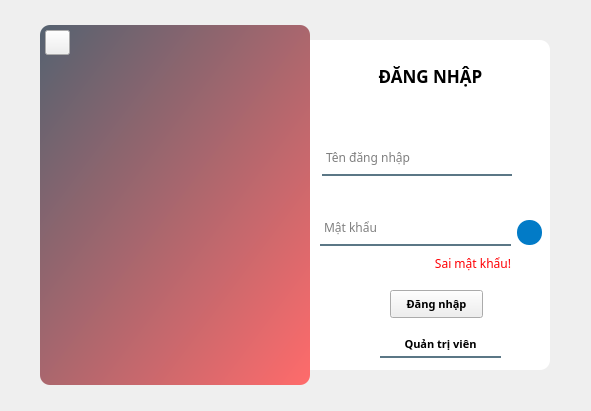
<?xml version="1.0" encoding="UTF-8"?>
<ui version="4.0">
 <class>Login</class>
 <widget class="QMainWindow" name="Login">
  <property name="geometry">
   <rect>
    <x>0</x>
    <y>0</y>
    <width>591</width>
    <height>411</height>
   </rect>
  </property>
  <property name="font">
   <font>
    <family>Cambria</family>
   </font>
  </property>
  <property name="windowTitle">
   <string>MainWindow</string>
  </property>
  <widget class="QWidget" name="login_window">
   <widget class="QWidget" name="window" native="true">
    <property name="geometry">
     <rect>
      <x>0</x>
      <y>0</y>
      <width>591</width>
      <height>411</height>
     </rect>
    </property>
    <property name="cursor">
     <cursorShape>ArrowCursor</cursorShape>
    </property>
    <property name="styleSheet">
     <string notr="true">QPushButton#sign_in_btn{
	background-color: rgba(85, 98, 112, 200);
	color: rgba(255,255,255,200);
	border-radius: 5px;
}

QPushButton#sign_in_btn:pressed{
	padding-left: 5px;
	padding-top: 5px;
	background-color: rgba(255,107,107, 255);
	background-position: calc(100% - 5px)center;
}

QPushButton#sign_in_btn:hover{
	background-color: rgba(255,107,107, 255);
}

</string>
    </property>
    <widget class="QLabel" name="log_side">
     <property name="geometry">
      <rect>
       <x>290</x>
       <y>40</y>
       <width>260</width>
       <height>330</height>
      </rect>
     </property>
     <property name="font">
      <font>
       <family>Cambria</family>
      </font>
     </property>
     <property name="styleSheet">
      <string notr="true">background-color: rgb(255, 255, 255);
border-radius: 10px;</string>
     </property>
     <property name="text">
      <string/>
     </property>
    </widget>
    <widget class="QLabel" name="decor_side">
     <property name="geometry">
      <rect>
       <x>40</x>
       <y>25</y>
       <width>270</width>
       <height>360</height>
      </rect>
     </property>
     <property name="font">
      <font>
       <family>Cambria</family>
      </font>
     </property>
     <property name="styleSheet">
      <string notr="true">background-color: qlineargradient(spread:pad, x1:0, y1:0, x2:1, y2:1, stop:0 rgba(85, 98, 112, 255), stop:1 rgba(255, 107, 107, 255));
border-radius: 10px;</string>
     </property>
     <property name="text">
      <string/>
     </property>
     <property name="pixmap">
      <pixmap resource="../resources/resources.qrc">:/apps/apps/login_bg.png</pixmap>
     </property>
     <property name="scaledContents">
      <bool>true</bool>
     </property>
     <property name="alignment">
      <set>Qt::AlignCenter</set>
     </property>
    </widget>
    <widget class="QLabel" name="sign_in_title">
     <property name="geometry">
      <rect>
       <x>360</x>
       <y>60</y>
       <width>141</width>
       <height>31</height>
      </rect>
     </property>
     <property name="font">
      <font>
       <family>Cascadia Code</family>
       <pointsize>13</pointsize>
       <weight>75</weight>
       <bold>true</bold>
      </font>
     </property>
     <property name="text">
      <string>ĐĂNG NHẬP</string>
     </property>
     <property name="alignment">
      <set>Qt::AlignCenter</set>
     </property>
    </widget>
    <widget class="QLineEdit" name="signin_username_input">
     <property name="geometry">
      <rect>
       <x>322</x>
       <y>145</y>
       <width>190</width>
       <height>31</height>
      </rect>
     </property>
     <property name="font">
      <font>
       <family>Cascadia Code</family>
       <pointsize>9</pointsize>
      </font>
     </property>
     <property name="styleSheet">
      <string notr="true">background-color: rgba(0,0,0,0);
border: 2px solid rgba(0,0,0,0);
border-bottom-color: rgba(46, 82, 101, 200);
color: rgb(0,0,0);
padding-bottom:7px;
</string>
     </property>
     <property name="placeholderText">
      <string>Tên đăng nhập</string>
     </property>
    </widget>
    <widget class="QLineEdit" name="signin_password_input">
     <property name="geometry">
      <rect>
       <x>320</x>
       <y>215</y>
       <width>191</width>
       <height>31</height>
      </rect>
     </property>
     <property name="font">
      <font>
       <family>Cascadia Code</family>
       <pointsize>9</pointsize>
      </font>
     </property>
     <property name="styleSheet">
      <string notr="true">background-color: rgba(0,0,0,0);
border: 2px solid rgba(0,0,0,0);
border-bottom-color: rgba(46, 82, 101, 200);
color: rgb(0,0,0);
padding-bottom:7px;
</string>
     </property>
     <property name="echoMode">
      <enum>QLineEdit::Password</enum>
     </property>
     <property name="placeholderText">
      <string>Mật khẩu</string>
     </property>
    </widget>
    <widget class="QPushButton" name="signin_btn">
     <property name="geometry">
      <rect>
       <x>390</x>
       <y>290</y>
       <width>93</width>
       <height>28</height>
      </rect>
     </property>
     <property name="font">
      <font>
       <family>Cascadia Code</family>
       <pointsize>8</pointsize>
       <weight>75</weight>
       <bold>true</bold>
      </font>
     </property>
     <property name="styleSheet">
      <string notr="true"/>
     </property>
     <property name="text">
      <string>Đăng nhập</string>
     </property>
    </widget>
    <widget class="QLabel" name="wrong_pass_label">
     <property name="geometry">
      <rect>
       <x>380</x>
       <y>255</y>
       <width>131</width>
       <height>16</height>
      </rect>
     </property>
     <property name="font">
      <font>
       <family>Cascadia Mono SemiBold</family>
      </font>
     </property>
     <property name="styleSheet">
      <string notr="true">color: rgb(255, 0, 4);</string>
     </property>
     <property name="text">
      <string>Sai mật khẩu!</string>
     </property>
     <property name="alignment">
      <set>Qt::AlignRight|Qt::AlignTrailing|Qt::AlignVCenter</set>
     </property>
    </widget>
    <widget class="QPushButton" name="signin_exit_btn">
     <property name="geometry">
      <rect>
       <x>45</x>
       <y>30</y>
       <width>25</width>
       <height>25</height>
      </rect>
     </property>
     <property name="font">
      <font>
       <family>Cascadia Code</family>
       <pointsize>8</pointsize>
       <weight>50</weight>
       <bold>false</bold>
      </font>
     </property>
     <property name="cursor">
      <cursorShape>PointingHandCursor</cursorShape>
     </property>
     <property name="styleSheet">
      <string notr="true">background-color: rgba(255, 255, 255, 0);
border-radius: 10px;

QPushButton #exit_btn:hover{
	background-color: rgb(255, 255, 255);
}</string>
     </property>
     <property name="text">
      <string/>
     </property>
     <property name="icon">
      <iconset resource="../resources/resources.qrc">
       <normaloff>:/icon-EC8482/EC8482/x-octagon.svg</normaloff>:/icon-EC8482/EC8482/x-octagon.svg</iconset>
     </property>
    </widget>
    <widget class="QPushButton" name="hide_password_btn">
     <property name="geometry">
      <rect>
       <x>517</x>
       <y>220</y>
       <width>25</width>
       <height>25</height>
      </rect>
     </property>
     <property name="font">
      <font>
       <family>Cascadia Code</family>
       <pointsize>8</pointsize>
       <weight>75</weight>
       <bold>true</bold>
      </font>
     </property>
     <property name="cursor">
      <cursorShape>PointingHandCursor</cursorShape>
     </property>
     <property name="layoutDirection">
      <enum>Qt::LeftToRight</enum>
     </property>
     <property name="autoFillBackground">
      <bool>false</bool>
     </property>
     <property name="styleSheet">
      <string notr="true">border-radius: 12px;
background-color: rgb(2, 123, 199);</string>
     </property>
     <property name="text">
      <string/>
     </property>
    </widget>
    <widget class="QPushButton" name="admin_btn">
     <property name="geometry">
      <rect>
       <x>380</x>
       <y>330</y>
       <width>121</width>
       <height>28</height>
      </rect>
     </property>
     <property name="font">
      <font>
       <family>Cascadia Code</family>
       <pointsize>8</pointsize>
       <weight>75</weight>
       <bold>true</bold>
      </font>
     </property>
     <property name="styleSheet">
      <string notr="true">background-color: rgba(0,0,0,0);
border: 2px solid rgba(0,0,0,0);
border-bottom-color: rgba(46, 82, 101, 200);
color: rgb(0,0,0);
padding-bottom:0px;</string>
     </property>
     <property name="text">
      <string>Quản trị viên</string>
     </property>
    </widget>
   </widget>
  </widget>
 </widget>
 <resources>
  <include location="../resources/resources.qrc"/>
  <include location="resources/resources.qrc"/>
 </resources>
 <connections/>
</ui>
